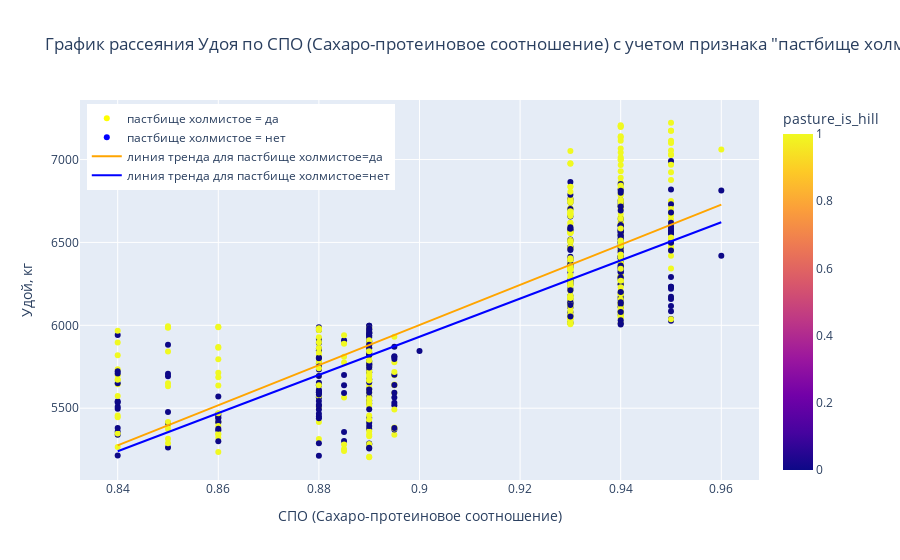

Here is the notebook cell this chart was saved with:
### Markdown cell above
Посмотрев еще раз на диаграммы рассеяния в пункте 4.2 вспомним, что связь между Удоем и Сахаро-протеиновым соотношением (СПО) не является линейным

### Code cell
plot_scatter_for_df(some_df=ferma_df,
                    num_feat='sugar_protein_ratio', 
                    cat_feat='pasture_is_hill',
                    target_feature='milk_yield_kg')

### Figure 1 — Plotly figure (JSON) as saved in the notebook; plotly's stock layout.template omitted (floating-point values rounded to 4 significant figures; data arrays with more than 128 entries replaced by an {"elided": "..."} marker saying what was removed)
{"data": [{"hovertemplate": "СПО (Сахаро-протеиновое соотношение)=%{x}<br>Удой, кг=%{y}<br>pasture_is_hill=%{marker.color}<extra></extra>", "legendgroup": "", "marker": {"color": {"elided": "628 int values"}, "coloraxis": "coloraxis", "symbol": "circle"}, "mode": "markers", "name": "", "orientation": "v", "showlegend": false, "type": "scatter", "x": {"elided": "628 float values"}, "xaxis": "x", "y": {"elided": "628 int values"}, "yaxis": "y"}, {"hovertemplate": "<b>OLS trendline</b><br>milk_yield_kg = 12101.6 * sugar_protein_ratio + -4889.56<br>R<sup>2</sup>=0.611454<br><br>sugar_protein_ratio=%{x}<br>milk_yield_kg=%{y} <b>(trend)</b><extra></extra>", "legendgroup": "", "line": {"color": "orange"}, "marker": {"color": "#636efa", "symbol": "circle"}, "mode": "lines", "name": "", "showlegend": false, "type": "scatter", "x": {"elided": "350 float values"}, "xaxis": "x", "y": {"elided": "350 float values"}, "yaxis": "y"}, {"hovertemplate": "<b>OLS trendline</b><br>milk_yield_kg = 11511.4 * sugar_protein_ratio + -4429.4<br>R<sup>2</sup>=0.713757<br><br>sugar_protein_ratio=%{x}<br>milk_yield_kg=%{y} <b>(trend)</b><extra></extra>", "legendgroup": "", "line": {"color": "blue"}, "marker": {"color": "#636efa", "symbol": "circle"}, "mode": "lines", "name": "", "showlegend": false, "type": "scatter", "x": {"elided": "278 float values"}, "xaxis": "x", "y": {"elided": "278 float values"}, "yaxis": "y"}, {"marker": {"color": "yellow"}, "mode": "markers", "name": "пастбище холмистое = да", "showlegend": true, "type": "scatter", "x": [null], "y": [null]}, {"marker": {"color": "blue"}, "mode": "markers", "name": "пастбище холмистое = нет", "showlegend": true, "type": "scatter", "x": [null], "y": [null]}, {"marker": {"color": "orange"}, "mode": "lines", "name": "линия тренда для пастбище холмистое=да", "showlegend": true, "type": "scatter", "x": [null], "y": [null]}, {"marker": {"color": "blue"}, "mode": "lines", "name": "линия тренда для пастбище холмистое=нет", "showlegend": true, "type": "scatter", "x": [null], "y": [null]}], "layout": {"coloraxis": {"colorbar": {"title": {"text": "pasture_is_hill"}}, "colorscale": [[0, "#0d0887"], [0.1111, "#46039f"], [0.2222, "#7201a8"], [0.3333, "#9c179e"], [0.4444, "#bd3786"], [0.5556, "#d8576b"], [0.6667, "#ed7953"], [0.7778, "#fb9f3a"], [0.8889, "#fdca26"], [1, "#f0f921"]]}, "legend": {"tracegroupgap": 0, "x": 0.01, "xanchor": "left", "y": 0.99, "yanchor": "top"}, "title": {"text": "График рассеяния Удоя по СПО (Сахаро-протеиновое соотношение) с учетом признака \"пастбище холмистое\""}, "xaxis": {"anchor": "y", "domain": [0, 1], "title": {"text": "СПО (Сахаро-протеиновое соотношение)"}}, "yaxis": {"anchor": "x", "domain": [0, 1], "title": {"text": "Удой, кг"}}}}
